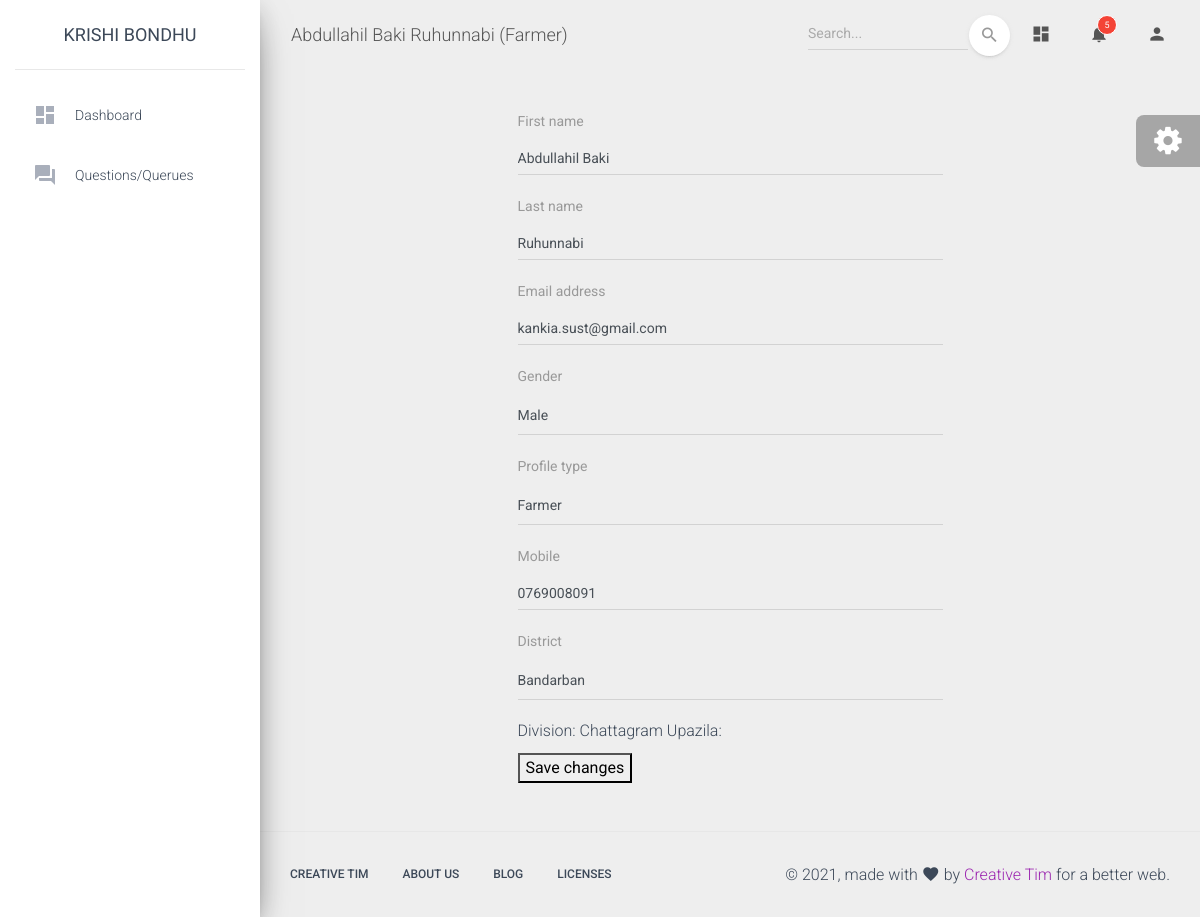
Screenshot of /profile (signed in) with the database file from the repository.
### profiles/models.py (models this page shows, shortened)
class Profile(models.Model):
	user = models.OneToOneField(User, on_delete=models.CASCADE)
	mobile = models.CharField(max_length=15, blank=True, null=True)
	gender = models.CharField(max_length=2, choices=[('M', 'Male'), ('F', 'Female'), ('N', 'Not Given')], default='N')
	profile_type = models.CharField(max_length=1,choices=[('F','Farmer'), ('A','Advisor')], blank=False, null=True)
	district = models.ForeignKey(District, on_delete=models.SET_NULL, blank=False, null=True)

### general/models.py (models this page shows)
class District(models.Model):
	division = models.ForeignKey(Division, on_delete=models.CASCADE)
	name = models.CharField(max_length=15, blank=False, null=False)
	bn_name = models.CharField(max_length=15, blank=True, null=True)
	lat = models.TextField(max_length=50, blank=True, null=True)
	lon = models.TextField(max_length=50, blank=True, null=True)
	website = models.URLField( blank=True, null=True)
	metropolitan = models.CharField(max_length=1, choices=[('Y', 'Yes'), ('N', 'No')], default='N', blank=True, null=True)
	def __str__(self):
		return '{}'.format(self.name)

class Division(models.Model):
	name = models.CharField(max_length=15, blank=False, null=False)
	bn_name = models.CharField(max_length=15, blank=True, null=True)
	website = models.URLField( blank=True, null=True)
	def __str__(self):
		return '{}'.format(self.name)

### profiles/views.py (the view)
# urls.py: path('profile', views.update_profile, name='profile' ),
@login_required
@transaction.atomic
def update_profile(request):
    if request.method == 'POST':
        user_form = UserForm(request.POST, instance=request.user)
        profile_form = ProfileForm(request.POST, instance=request.user.profile)
        if user_form.is_valid() and profile_form.is_valid():
            user_form.save()
            profile_form.save()
            messages.success(request, _('Your profile was successfully updated!'))
            return redirect('profiles:profile')
        else:
            messages.error(request, _('Please correct the error below.'))
    else:
        user_form = UserForm(instance=request.user)
        profile_form = ProfileForm(instance=request.user.profile)
    user = Profile.objects.get(user_id = request.user.id)
    context = {
        'user_data': user,
        'user_form': user_form,
        'profile_form': profile_form
    }
    return render(request, 'profiles/profile.html', context)

### profiles/forms.py
class UserForm(forms.ModelForm):
    class Meta:
        model = User
        fields = ('first_name', 'last_name', 'email')
        widgets = {
            "first_name": forms.TextInput(
                attrs={
                    "class": "form-control"
                }
            ),
            "last_name": forms.TextInput(
                attrs={
                    "class": "form-control"
                }
            ),
            "email": forms.TextInput(
                attrs={
                    "class": "form-control"
                }
            )
        }

class ProfileForm(forms.ModelForm):
    class Meta:
        model = Profile
        fields = ('gender', 'profile_type', 'mobile', 'district')
        widgets = {
            "gender": forms.Select(
                attrs={
                    "class": "form-control"
                }
            ),
            "profile_type": forms.Select(
                attrs={
                    "class": "form-control"
                }
            ),
            "mobile": forms.TextInput(
                attrs={
                    "class": "form-control"
                }
            ),
            "district": forms.Select(
                attrs={
                    "class": "form-control"
                }
            )
        }

### templates/profiles/profile.html (shortened to what this page needs)
{% extends '../layouts/back/base.html' %}
{% block content %}
<div class="row">
  <div class="col-8 offset-2">
  </div>
</div>
<div class="row">
  <div class="col-6 offset-3">
    <form method="post">
        {% for field in user_form %}
        <div class="form-group">
          <label class="bmd-label-floating" for="{{ field.auto_id }}">{{ field.label }}</label>
          {{ field }}
        </div>
        {% endfor %}
        {% for field in profile_form %}
        <div class="form-group">
          <label class="bmd-label-floating" for="{{ field.auto_id }}">{{ field.label }}</label>
          {{ field }}
        </div>
        {% endfor %}
        <div class="form-group">
             <span>Division: {{user_data.district.division}}</span>
             <span>Upazila: {{user_data.district.upazila}}</span>
        </div>
        <button type="submit">Save changes</button>
      </form>
  </div>
</div>
{% endblock %}

### templates/layouts/back/base.html (shortened to what this page needs)
<!DOCTYPE html>
<html lang="en">
<head>
  <link rel="stylesheet" href="https://maxcdn.bootstrapcdn.com/font-awesome/latest/css/font-awesome.min.css">
  <link href="{% static '/back/css/material-dashboard.css' %}" rel="stylesheet" />
  <link href="{% static '/back/css/site.css' %}" rel="stylesheet" />
</head>
<body class="">
  <div class="wrapper ">
    {% include './sidebar.html' %}
    <div class="main-panel">
      {% include './main_nav.html' %}
      <div class="content">
        <div class="container-fluid">
          {% block content %}
          {% endblock %}
        </div>
      </div>
      <footer class="footer">
        <div class="container-fluid">
          <nav class="float-left">
            <ul>
              <li>
                <a href="https://www.creative-tim.com">
                  Creative Tim
                </a>
              </li>
              <li>
                <a href="https://creative-tim.com/presentation">
                  About Us
                </a>
              </li>
              <li>
                <a href="http://blog.creative-tim.com">
                  Blog
                </a>
              </li>
              <li>
                <a href="https://www.creative-tim.com/license">
                  Licenses
                </a>
              </li>
            </ul>
          </nav>
          <div class="copyright float-right">
            &copy;
            , made with <i class="material-icons">favorite</i> by
            <a href="https://www.creative-tim.com" target="_blank">Creative Tim</a> for a better web.
          </div>
        </div>
      </footer>
    </div>
  </div>
  <div class="fixed-plugin">
    <div class="dropdown show-dropdown">
      <a href="#" data-toggle="dropdown">
        <i class="fa fa-cog fa-2x"> </i>
      </a>
    </div>
  </div>
</body>
</html>

### templates/layouts/back/sidebar.html
<div class="sidebar" data-color="purple" data-background-color="white" data-image="{% static '/back/img/sidebar-1.jpg">
    <div class="logo"><a href="{% url 'profiles:dashboard' %}" class="simple-text logo-normal">
        Krishi Bondhu
      </a></div>
    <div class="sidebar-wrapper">
    {% if request.user.profile.profile_type == none %}
    {% else %}
      <ul class="nav">
        <li class="nav-item">
          <a class="nav-link" href="{% url 'profiles:dashboard' %}">
            <i class="material-icons">dashboard</i>
            <p>Dashboard</p>
          </a>
        </li>
        <li class="nav-item ">
          <a class="nav-link" href="{% url 'profiles:questions' %}">
            <i class="material-icons">question_answer</i>
            <p>Questions/Querues</p>
          </a>
        </li>
      </ul>
      {% endif %}
    </div>
  </div>

### templates/layouts/back/main_nav.html (shortened to what this page needs)
<nav class="navbar navbar-expand-lg navbar-transparent navbar-absolute fixed-top ">
    <div class="container-fluid">
      <div class="navbar-wrapper">
        <a class="navbar-brand" href="javascript:;">{{request.user.first_name}} {{request.user.last_name}} ({{ request.user.profile.get_profile_type_display }}) </a>
      </div>
      <div class="collapse navbar-collapse justify-content-end">
        <form class="navbar-form">
          <div class="input-group no-border">
            <input type="text" value="" class="form-control" placeholder="Search...">
            <button type="submit" class="btn btn-white btn-round btn-just-icon">
              <i class="material-icons">search</i>
              <div class="ripple-container"></div>
            </button>
          </div>
        </form>
        <ul class="navbar-nav">
          <li class="nav-item">
            <a class="nav-link" href="javascript:;">
              <i class="material-icons">dashboard</i>
            </a>
          </li>
          <li class="nav-item dropdown">
            <a class="nav-link" href="http://example.com" id="navbarDropdownMenuLink" data-toggle="dropdown" aria-haspopup="true" aria-expanded="false">
              <i class="material-icons">notifications</i>
              <span class="notification">5</span>
            </a>
          </li>
          <li class="nav-item dropdown">
            <a class="nav-link" href="javascript:;" id="navbarDropdownProfile" data-toggle="dropdown" aria-haspopup="true" aria-expanded="false">
              <i class="material-icons">person</i>
            </a>
          </li>
        </ul>
      </div>
    </div>
  </nav>

### static/back/css/site.css (style rules this page uses)
.sidebar .logo .simple-text { font-family: 'Potta One'; }

### rows the page displays
Profile: profile_form "Male" "Farmer" "0769008091" "Bandarban", district.division "Chattagram"

### other values shown
{{ request.user.first_name }} "Abdullahil Baki"
{{ request.user.last_name }} "Ruhunnabi"
{{ request.user.profile.get_profile_type_display }} "Farmer"
{{ field.label }} "First name" "Last name" "Email address"
{{ field.label }} "Gender" "Profile type" "Mobile" "District"
